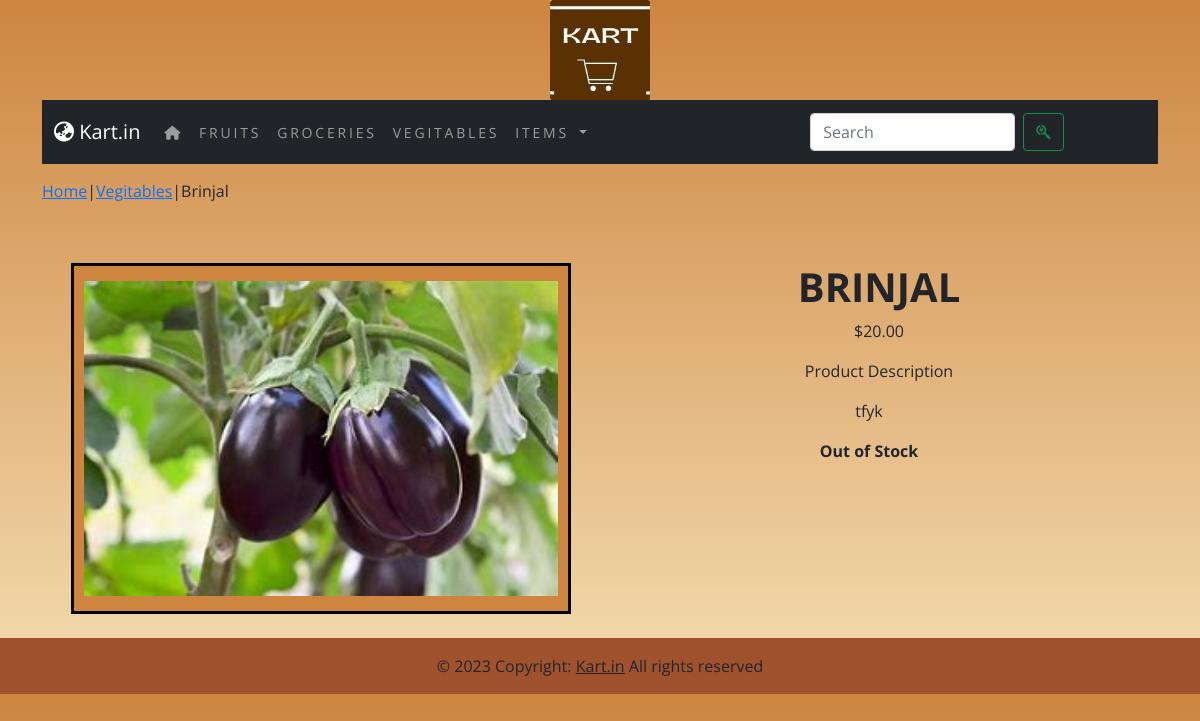
Screenshot of /shop/vegitables/brinjal/ with the database file from the repository.
### shop/models.py (models this page shows, shortened)
class Category(models.Model):
    name=models.CharField(max_length=250,unique=True)
    slug=models.SlugField(max_length=250,unique=True)
    description=models.TextField(blank=True)
    image=models.ImageField(upload_to='category',blank=True)
    class Meta:
        ordering=('name',)
        verbose_name='category'
        verbose_name_plural='categories'
    def get_url(self):
        return reverse('shop:productsbycategory',args=[self.slug])
    def __str__(self):
        return '{}'.format(self.name)

class Product(models.Model):
    name=models.CharField(max_length=250,unique=True)
    slug=models.SlugField(max_length=250,unique=True)
    description=models.TextField(blank=True)
    price=models.DecimalField(max_digits=10,decimal_places=2)
    category=models.ForeignKey(Category,on_delete=models.CASCADE)
    image=models.ImageField(upload_to='product',blank=True)
    stock=models.IntegerField()
    available=models.BooleanField(default=True)
    created=models.DateTimeField(auto_now_add=True)
    updated=models.DateTimeField(auto_now=True)
    class Meta:
        ordering = ('name',)
        verbose_name = 'product'
        verbose_name_plural = 'products'

### shop/views.py (the view)
# urls.py: path('<slug:c_slug>/<slug:product_slug>/',views.proDetail,name='prodcatdetail')
def proDetail(request,c_slug=None,product_slug=None,):
    try:
        product=Product.objects.get(category__slug=c_slug,slug=product_slug)
    except Exception as e:
        raise e
    return render(request,"product.html",{'product':product})

### cart/context_processors.py (called while the page is built)
def counter(request):
    item_count = 0
    if 'admin' in request.path:
        return {}
    else:
        try:
            cart = Cart.objects.filter(cart_id=_cart_id(request))
            cart_items = CartItem.objects.all().filter(cart=cart[:1])
            for cart_item in cart_items:
                item_count += cart_item.quantity
        except Cart.DoesNotExist:
            item_count = 0
    return dict(item_count=item_count)

### cart/views.py (called while the page is built)
def _cart_id(request):
    cart=request.session.session_key
    if not cart:
        cart=request.session.create()        #session creation if not present
    return cart

### shop/context_processors.py (called while the page is built)
def menu_links(request):
    links=Category.objects.all()
    return dict(links=links)

### templates/product.html (shortened to what this page needs)
{% extends 'base.html' %}
{% load static %}
{% block content %}
<div class="row my_prod_row_class">
  <div class="mx-auto">
    <p><a href="{% url 'shop:allproductcat' %}">Home</a>|<a href="{{product.category.get_url}}">{{product.category}}</a>|{{product.name}} </p>
  </div>
</div>
<div class="container">
<br>
<div class="row">
  <div class=" col-12 col-sm-12 col-md-12 col-lg-6 text-center">
    <div style="min-width:18rem;">
      <img src="{{product.image.url}}"alt="{{product.name}}" width="500px" height="auto" style=" border: 3px solid #000; background:peru; margin: auto; padding: 15px 10px;">
        <br><br>
    </div>
  </div>
    <div class=" col-12 col-sm-12 col-md-12 col-lg-6 text-center">
        <div class="my_title" id="h3ph">
            <h1><b>{{product.name}}</b></h1>
            <p>${{product.price}}</p>
            <p class="my_title">Product Description</p>
            <p class="text-justify my_prod_text">{{product.description}}</p>
            {% if product.stock <= 0 %}
            <p class="text-justify my_prod_text"><b>Out of Stock</b></p>
            {% else %}
            <a class="btn btn-secondary"href="{% url 'cart:add_cart' product.id %}">Add to Cart</a>
            <a class="btn btn-primary"href="#">Buy Now</a>
            {% endif %}
            <br>
        </div>
    </div>
</div>
</div>
{% endblock %}

### templates/navbar.html (shortened to what this page needs)
<nav class="navbar navbar-expand-lg navbar-dark bg-dark">
  <div class="container-fluid">
  <a class="navbar-brand" href="#"><i class="fa-solid fa-earth-asia"></i> Kart.in</a>
  <div class="collapse navbar-collapse" id="navbarSupportedContent">
    <ul class="navbar-nav me-auto mb-2 mb-lg-0">
        <li class="nav-item">
        <a class="nav-link" href="{% url 'shop:allproductcat' %}">
<i class="fa-solid fa-house"></i></a>
      </li>
      {% for cat in links %}
      <li> <a class="nav-link" href="{{cat.get_url}}">{{cat.name}}</a> </li>
      {% endfor %}
      <li class="nav-item dropdown {% if 'shop' in request.path %} active {% endif %}">
        <a class="nav-link dropdown-toggle" href="" id="navbarDropdown" role="button" data-bs-toggle="dropdown" aria-expanded="false">
          Items
        </a>
      </li>
    </ul>
    <form class="d-flex" action="{% url 'searchapp:searchresult' %}" method="GET">
      <input class="form-control me-2" type="search" placeholder="Search" name="q" id="q" aria-label="Search">
      <button class="btn btn-outline-success" type="submit"> <i class="fa-brands fa-searchengin"></i> </button>
    </form>
    <br><br>
  </div>
  </div>
</nav>

### static/css/custom.css (style rules this page uses)
body { font-family: 'Open Sans', sans-serif; }
.nav-item,.nav-link { letter-spacing: .2em; font-size :14px; text-transform:uppercase; }
.my_title h1 { font-size:40px; text-transform:uppercase; letter_spacing:.2em; }
.my_prod_row_class { padding-top:15px; padding-bottom:20px; }
.my_prod_text { padding-right:20px; }

### rows the page displays
Category: name "FRUITS"
Category: name "GROCERIES"
Category: name "VEGITABLES"
Product: category "Vegitables", name "Brinjal", image (picture), name "BRINJAL", price "20.00", description "tfyk"
